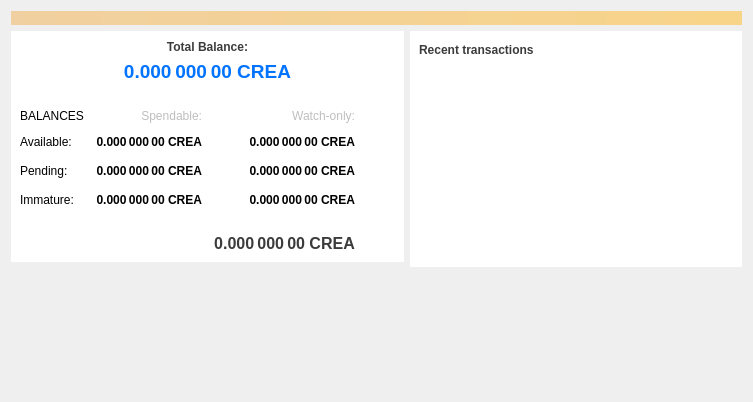
<?xml version="1.0" encoding="UTF-8"?>
<ui version="4.0">
 <class>OverviewPage</class>
 <widget class="QWidget" name="OverviewPage">
  <property name="enabled">
   <bool>true</bool>
  </property>
  <property name="geometry">
   <rect>
    <x>0</x>
    <y>0</y>
    <width>753</width>
    <height>402</height>
   </rect>
  </property>
  <property name="windowTitle">
   <string>Form</string>
  </property>
  <layout class="QVBoxLayout" name="topLayout">
   <item>
    <widget class="QLabel" name="labelAlerts">
     <property name="visible">
      <bool>false</bool>
     </property>
     <property name="styleSheet">
      <string notr="true">QLabel { background-color: qlineargradient(x1: 0, y1: 0, x2: 1, y2: 0, stop:0 #F0D0A0, stop:1 #F8D488); color:#000000; }</string>
     </property>
     <property name="wordWrap">
      <bool>true</bool>
     </property>
     <property name="margin">
      <number>3</number>
     </property>
     <property name="textInteractionFlags">
      <set>Qt::TextSelectableByMouse</set>
     </property>
    </widget>
   </item>
   <item>
    <layout class="QHBoxLayout" name="horizontalLayout" stretch="0,1">
     <item>
      <layout class="QVBoxLayout" name="verticalLayout_2">
       <item>
        <widget class="QFrame" name="frame">
         <property name="styleSheet">
          <string notr="true">background-color: rgb(255, 255, 255);
border:none;</string>
         </property>
         <property name="frameShape">
          <enum>QFrame::StyledPanel</enum>
         </property>
         <property name="frameShadow">
          <enum>QFrame::Raised</enum>
         </property>
         <layout class="QVBoxLayout" name="verticalLayout_4">
          <item>
           <layout class="QVBoxLayout" name="verticalLayout_5">
            <item>
             <widget class="QLabel" name="label_5">
              <property name="font">
               <font>
                <weight>75</weight>
                <bold>true</bold>
               </font>
              </property>
              <property name="styleSheet">
               <string notr="true">color: rgb(59, 59, 60);</string>
              </property>
              <property name="text">
               <string>Total Balance:</string>
              </property>
              <property name="alignment">
               <set>Qt::AlignCenter</set>
              </property>
             </widget>
            </item>
            <item>
             <widget class="QLabel" name="labelTotal">
              <property name="font">
               <font>
                <pointsize>14</pointsize>
                <weight>75</weight>
                <bold>true</bold>
               </font>
              </property>
              <property name="cursor">
               <cursorShape>IBeamCursor</cursorShape>
              </property>
              <property name="toolTip">
               <string>Your current total balance</string>
              </property>
              <property name="styleSheet">
               <string notr="true">color: rgb(0, 115, 255);</string>
              </property>
              <property name="text">
               <string notr="true">0.000 000 00 CREA</string>
              </property>
              <property name="alignment">
               <set>Qt::AlignCenter</set>
              </property>
              <property name="textInteractionFlags">
               <set>Qt::LinksAccessibleByMouse|Qt::TextSelectableByKeyboard|Qt::TextSelectableByMouse</set>
              </property>
             </widget>
            </item>
            <item>
             <widget class="QPushButton" name="labelWalletStatus">
              <property name="enabled">
               <bool>false</bool>
              </property>
              <property name="maximumSize">
               <size>
                <width>30</width>
                <height>16777215</height>
               </size>
              </property>
              <property name="toolTip">
               <string>The displayed information may be out of date. Your wallet automatically synchronizes with the creativecoin network after a connection is established, but this process has not completed yet.</string>
              </property>
              <property name="text">
               <string/>
              </property>
              <property name="icon">
               <iconset resource="../bitcoin.qrc">
                <normaloff>:/icons/warning</normaloff>
                <disabledoff>:/icons/warning</disabledoff>:/icons/warning</iconset>
              </property>
              <property name="iconSize">
               <size>
                <width>24</width>
                <height>24</height>
               </size>
              </property>
              <property name="flat">
               <bool>true</bool>
              </property>
             </widget>
            </item>
           </layout>
          </item>
          <item>
           <layout class="QGridLayout" name="gridLayout">
            <property name="spacing">
             <number>12</number>
            </property>
            <item row="6" column="0">
             <widget class="QLabel" name="labelTotalText">
              <property name="enabled">
               <bool>false</bool>
              </property>
              <property name="styleSheet">
               <string notr="true">color: rgb(0, 115, 255);</string>
              </property>
              <property name="text">
               <string/>
              </property>
              <property name="alignment">
               <set>Qt::AlignCenter</set>
              </property>
             </widget>
            </item>
            <item row="0" column="0">
             <widget class="QLabel" name="labelbalances">
              <property name="text">
               <string>BALANCES</string>
              </property>
             </widget>
            </item>
            <item row="6" column="2">
             <widget class="QLabel" name="labelWatchTotal">
              <property name="font">
               <font>
                <pointsize>12</pointsize>
                <weight>75</weight>
                <bold>true</bold>
               </font>
              </property>
              <property name="cursor">
               <cursorShape>IBeamCursor</cursorShape>
              </property>
              <property name="toolTip">
               <string>Current total balance in watch-only addresses</string>
              </property>
              <property name="styleSheet">
               <string notr="true">color: rgb(59, 59, 60);</string>
              </property>
              <property name="text">
               <string notr="true">0.000 000 00 CREA</string>
              </property>
              <property name="alignment">
               <set>Qt::AlignCenter</set>
              </property>
              <property name="textInteractionFlags">
               <set>Qt::LinksAccessibleByMouse|Qt::TextSelectableByKeyboard|Qt::TextSelectableByMouse</set>
              </property>
             </widget>
            </item>
            <item row="1" column="2">
             <widget class="QLabel" name="labelWatchAvailable">
              <property name="font">
               <font>
                <weight>75</weight>
                <bold>true</bold>
               </font>
              </property>
              <property name="cursor">
               <cursorShape>IBeamCursor</cursorShape>
              </property>
              <property name="toolTip">
               <string>Your current balance in watch-only addresses</string>
              </property>
              <property name="styleSheet">
               <string notr="true"/>
              </property>
              <property name="text">
               <string notr="true">0.000 000 00 CREA</string>
              </property>
              <property name="alignment">
               <set>Qt::AlignRight|Qt::AlignTrailing|Qt::AlignVCenter</set>
              </property>
              <property name="textInteractionFlags">
               <set>Qt::LinksAccessibleByMouse|Qt::TextSelectableByKeyboard|Qt::TextSelectableByMouse</set>
              </property>
             </widget>
            </item>
            <item row="2" column="0">
             <widget class="QLabel" name="labelPendingText">
              <property name="text">
               <string>Pending:</string>
              </property>
             </widget>
            </item>
            <item row="3" column="1">
             <widget class="QLabel" name="labelImmature">
              <property name="enabled">
               <bool>true</bool>
              </property>
              <property name="font">
               <font>
                <weight>75</weight>
                <bold>true</bold>
               </font>
              </property>
              <property name="cursor">
               <cursorShape>IBeamCursor</cursorShape>
              </property>
              <property name="toolTip">
               <string>Mined balance that has not yet matured</string>
              </property>
              <property name="text">
               <string notr="true">0.000 000 00 CREA</string>
              </property>
              <property name="alignment">
               <set>Qt::AlignRight|Qt::AlignTrailing|Qt::AlignVCenter</set>
              </property>
              <property name="textInteractionFlags">
               <set>Qt::LinksAccessibleByMouse|Qt::TextSelectableByKeyboard|Qt::TextSelectableByMouse</set>
              </property>
             </widget>
            </item>
            <item row="2" column="3">
             <spacer name="horizontalSpacer_2">
              <property name="orientation">
               <enum>Qt::Horizontal</enum>
              </property>
              <property name="sizeHint" stdset="0">
               <size>
                <width>40</width>
                <height>20</height>
               </size>
              </property>
             </spacer>
            </item>
            <item row="1" column="1">
             <widget class="QLabel" name="labelBalance">
              <property name="enabled">
               <bool>true</bool>
              </property>
              <property name="font">
               <font>
                <weight>75</weight>
                <bold>true</bold>
               </font>
              </property>
              <property name="cursor">
               <cursorShape>IBeamCursor</cursorShape>
              </property>
              <property name="toolTip">
               <string>Your current spendable balance</string>
              </property>
              <property name="text">
               <string notr="true">0.000 000 00 CREA</string>
              </property>
              <property name="alignment">
               <set>Qt::AlignRight|Qt::AlignTrailing|Qt::AlignVCenter</set>
              </property>
              <property name="textInteractionFlags">
               <set>Qt::LinksAccessibleByMouse|Qt::TextSelectableByKeyboard|Qt::TextSelectableByMouse</set>
              </property>
             </widget>
            </item>
            <item row="0" column="1">
             <widget class="QLabel" name="labelSpendable">
              <property name="enabled">
               <bool>false</bool>
              </property>
              <property name="text">
               <string>Spendable:</string>
              </property>
              <property name="alignment">
               <set>Qt::AlignRight|Qt::AlignTrailing|Qt::AlignVCenter</set>
              </property>
             </widget>
            </item>
            <item row="0" column="2">
             <widget class="QLabel" name="labelWatchonly">
              <property name="enabled">
               <bool>false</bool>
              </property>
              <property name="text">
               <string>Watch-only:</string>
              </property>
              <property name="alignment">
               <set>Qt::AlignRight|Qt::AlignTrailing|Qt::AlignVCenter</set>
              </property>
             </widget>
            </item>
            <item row="1" column="0">
             <widget class="QLabel" name="labelBalanceText">
              <property name="text">
               <string>Available:</string>
              </property>
             </widget>
            </item>
            <item row="2" column="1">
             <widget class="QLabel" name="labelUnconfirmed">
              <property name="enabled">
               <bool>true</bool>
              </property>
              <property name="font">
               <font>
                <weight>75</weight>
                <bold>true</bold>
               </font>
              </property>
              <property name="cursor">
               <cursorShape>IBeamCursor</cursorShape>
              </property>
              <property name="toolTip">
               <string>Total of transactions that have yet to be confirmed, and do not yet count toward the spendable balance</string>
              </property>
              <property name="text">
               <string notr="true">0.000 000 00 CREA</string>
              </property>
              <property name="alignment">
               <set>Qt::AlignRight|Qt::AlignTrailing|Qt::AlignVCenter</set>
              </property>
              <property name="textInteractionFlags">
               <set>Qt::LinksAccessibleByMouse|Qt::TextSelectableByKeyboard|Qt::TextSelectableByMouse</set>
              </property>
             </widget>
            </item>
            <item row="3" column="2">
             <widget class="QLabel" name="labelWatchImmature">
              <property name="font">
               <font>
                <weight>75</weight>
                <bold>true</bold>
               </font>
              </property>
              <property name="cursor">
               <cursorShape>IBeamCursor</cursorShape>
              </property>
              <property name="toolTip">
               <string>Mined balance in watch-only addresses that has not yet matured</string>
              </property>
              <property name="styleSheet">
               <string notr="true"/>
              </property>
              <property name="text">
               <string notr="true">0.000 000 00 CREA</string>
              </property>
              <property name="alignment">
               <set>Qt::AlignRight|Qt::AlignTrailing|Qt::AlignVCenter</set>
              </property>
              <property name="textInteractionFlags">
               <set>Qt::LinksAccessibleByMouse|Qt::TextSelectableByKeyboard|Qt::TextSelectableByMouse</set>
              </property>
             </widget>
            </item>
            <item row="3" column="0">
             <widget class="QLabel" name="labelImmatureText">
              <property name="text">
               <string>Immature:</string>
              </property>
             </widget>
            </item>
            <item row="4" column="2">
             <widget class="Line" name="lineWatchBalance">
              <property name="sizePolicy">
               <sizepolicy hsizetype="Preferred" vsizetype="Fixed">
                <horstretch>0</horstretch>
                <verstretch>0</verstretch>
               </sizepolicy>
              </property>
              <property name="minimumSize">
               <size>
                <width>140</width>
                <height>0</height>
               </size>
              </property>
              <property name="orientation">
               <enum>Qt::Horizontal</enum>
              </property>
             </widget>
            </item>
            <item row="4" column="0" colspan="2">
             <widget class="Line" name="line">
              <property name="orientation">
               <enum>Qt::Horizontal</enum>
              </property>
             </widget>
            </item>
            <item row="2" column="2">
             <widget class="QLabel" name="labelWatchPending">
              <property name="font">
               <font>
                <weight>75</weight>
                <bold>true</bold>
               </font>
              </property>
              <property name="cursor">
               <cursorShape>IBeamCursor</cursorShape>
              </property>
              <property name="toolTip">
               <string>Unconfirmed transactions to watch-only addresses</string>
              </property>
              <property name="styleSheet">
               <string notr="true"/>
              </property>
              <property name="text">
               <string notr="true">0.000 000 00 CREA</string>
              </property>
              <property name="alignment">
               <set>Qt::AlignRight|Qt::AlignTrailing|Qt::AlignVCenter</set>
              </property>
              <property name="textInteractionFlags">
               <set>Qt::LinksAccessibleByMouse|Qt::TextSelectableByKeyboard|Qt::TextSelectableByMouse</set>
              </property>
             </widget>
            </item>
           </layout>
          </item>
         </layout>
        </widget>
       </item>
       <item>
        <spacer name="verticalSpacer">
         <property name="orientation">
          <enum>Qt::Vertical</enum>
         </property>
         <property name="sizeType">
          <enum>QSizePolicy::Expanding</enum>
         </property>
         <property name="sizeHint" stdset="0">
          <size>
           <width>20</width>
           <height>40</height>
          </size>
         </property>
        </spacer>
       </item>
      </layout>
     </item>
     <item>
      <layout class="QVBoxLayout" name="verticalLayout_3">
       <item>
        <widget class="QFrame" name="frame_2">
         <property name="styleSheet">
          <string notr="true">background-color: rgb(255, 255, 255);
border: none;</string>
         </property>
         <property name="frameShape">
          <enum>QFrame::StyledPanel</enum>
         </property>
         <property name="frameShadow">
          <enum>QFrame::Raised</enum>
         </property>
         <layout class="QVBoxLayout" name="verticalLayout">
          <item>
           <layout class="QHBoxLayout" name="horizontalLayout_2">
            <item>
             <widget class="QLabel" name="label_4">
              <property name="font">
               <font>
                <weight>75</weight>
                <bold>true</bold>
               </font>
              </property>
              <property name="styleSheet">
               <string notr="true">color: rgb(59, 59, 60);</string>
              </property>
              <property name="text">
               <string>Recent transactions</string>
              </property>
             </widget>
            </item>
            <item>
             <widget class="QPushButton" name="labelTransactionsStatus">
              <property name="enabled">
               <bool>false</bool>
              </property>
              <property name="maximumSize">
               <size>
                <width>30</width>
                <height>16777215</height>
               </size>
              </property>
              <property name="toolTip">
               <string>The displayed information may be out of date. Your wallet automatically synchronizes with the creativecoin network after a connection is established, but this process has not completed yet.</string>
              </property>
              <property name="text">
               <string/>
              </property>
              <property name="icon">
               <iconset resource="../bitcoin.qrc">
                <normaloff>:/icons/warning</normaloff>
                <disabledoff>:/icons/warning</disabledoff>:/icons/warning</iconset>
              </property>
              <property name="iconSize">
               <size>
                <width>24</width>
                <height>24</height>
               </size>
              </property>
              <property name="flat">
               <bool>true</bool>
              </property>
             </widget>
            </item>
            <item>
             <spacer name="horizontalSpacer">
              <property name="orientation">
               <enum>Qt::Horizontal</enum>
              </property>
              <property name="sizeHint" stdset="0">
               <size>
                <width>40</width>
                <height>20</height>
               </size>
              </property>
             </spacer>
            </item>
           </layout>
          </item>
          <item>
           <widget class="QListView" name="listTransactions">
            <property name="styleSheet">
             <string notr="true">QListView { background: transparent; }</string>
            </property>
            <property name="frameShape">
             <enum>QFrame::NoFrame</enum>
            </property>
            <property name="verticalScrollBarPolicy">
             <enum>Qt::ScrollBarAlwaysOff</enum>
            </property>
            <property name="horizontalScrollBarPolicy">
             <enum>Qt::ScrollBarAlwaysOff</enum>
            </property>
            <property name="selectionMode">
             <enum>QAbstractItemView::NoSelection</enum>
            </property>
           </widget>
          </item>
         </layout>
        </widget>
       </item>
       <item>
        <spacer name="verticalSpacer_2">
         <property name="orientation">
          <enum>Qt::Vertical</enum>
         </property>
         <property name="sizeType">
          <enum>QSizePolicy::Expanding</enum>
         </property>
         <property name="sizeHint" stdset="0">
          <size>
           <width>20</width>
           <height>40</height>
          </size>
         </property>
        </spacer>
       </item>
      </layout>
     </item>
    </layout>
   </item>
  </layout>
 </widget>
 <resources>
  <include location="../bitcoin.qrc"/>
 </resources>
 <connections/>
</ui>
